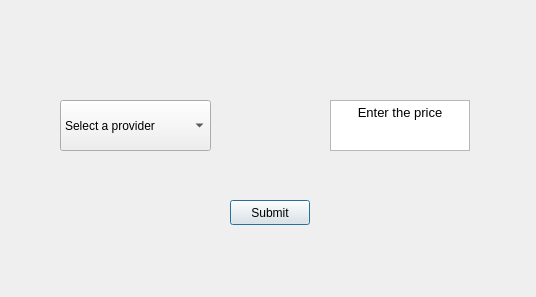
<?xml version="1.0" encoding="UTF-8"?>
<ui version="4.0">
 <class>Dialog</class>
 <widget class="QDialog" name="Dialog">
  <property name="geometry">
   <rect>
    <x>0</x>
    <y>0</y>
    <width>536</width>
    <height>297</height>
   </rect>
  </property>
  <property name="windowTitle">
   <string>Dialog</string>
  </property>
  <widget class="QComboBox" name="comboBox">
   <property name="geometry">
    <rect>
     <x>60</x>
     <y>100</y>
     <width>151</width>
     <height>51</height>
    </rect>
   </property>
   <property name="editable">
    <bool>false</bool>
   </property>
   <item>
    <property name="text">
     <string>Select a provider</string>
    </property>
   </item>
   <item>
    <property name="text">
     <string>Pharma overseas</string>
    </property>
   </item>
   <item>
    <property name="text">
     <string>Other</string>
    </property>
   </item>
  </widget>
  <widget class="QTextEdit" name="textEdit">
   <property name="geometry">
    <rect>
     <x>330</x>
     <y>100</y>
     <width>140</width>
     <height>51</height>
    </rect>
   </property>
   <property name="html">
    <string>&lt;!DOCTYPE HTML PUBLIC &quot;-//W3C//DTD HTML 4.0//EN&quot; &quot;http://www.w3.org/TR/REC-html40/strict.dtd&quot;&gt;
&lt;html&gt;&lt;head&gt;&lt;meta name=&quot;qrichtext&quot; content=&quot;1&quot; /&gt;&lt;style type=&quot;text/css&quot;&gt;
p, li { white-space: pre-wrap; }
&lt;/style&gt;&lt;/head&gt;&lt;body style=&quot; font-family:'Sans Serif'; font-size:9pt; font-weight:400; font-style:normal;&quot;&gt;
&lt;p align=&quot;center&quot; style=&quot; margin-top:400px; margin-bottom:12px; margin-left:0px; margin-right:0px; -qt-block-indent:0; text-indent:0px;&quot;&gt;&lt;span style=&quot; font-size:10pt;&quot;&gt;Enter the price&lt;/span&gt;&lt;/p&gt;&lt;/body&gt;&lt;/html&gt;</string>
   </property>
  </widget>
  <widget class="QPushButton" name="submit_button">
   <property name="geometry">
    <rect>
     <x>230</x>
     <y>200</y>
     <width>80</width>
     <height>25</height>
    </rect>
   </property>
   <property name="text">
    <string>Submit</string>
   </property>
  </widget>
 </widget>
 <resources/>
 <connections/>
</ui>
